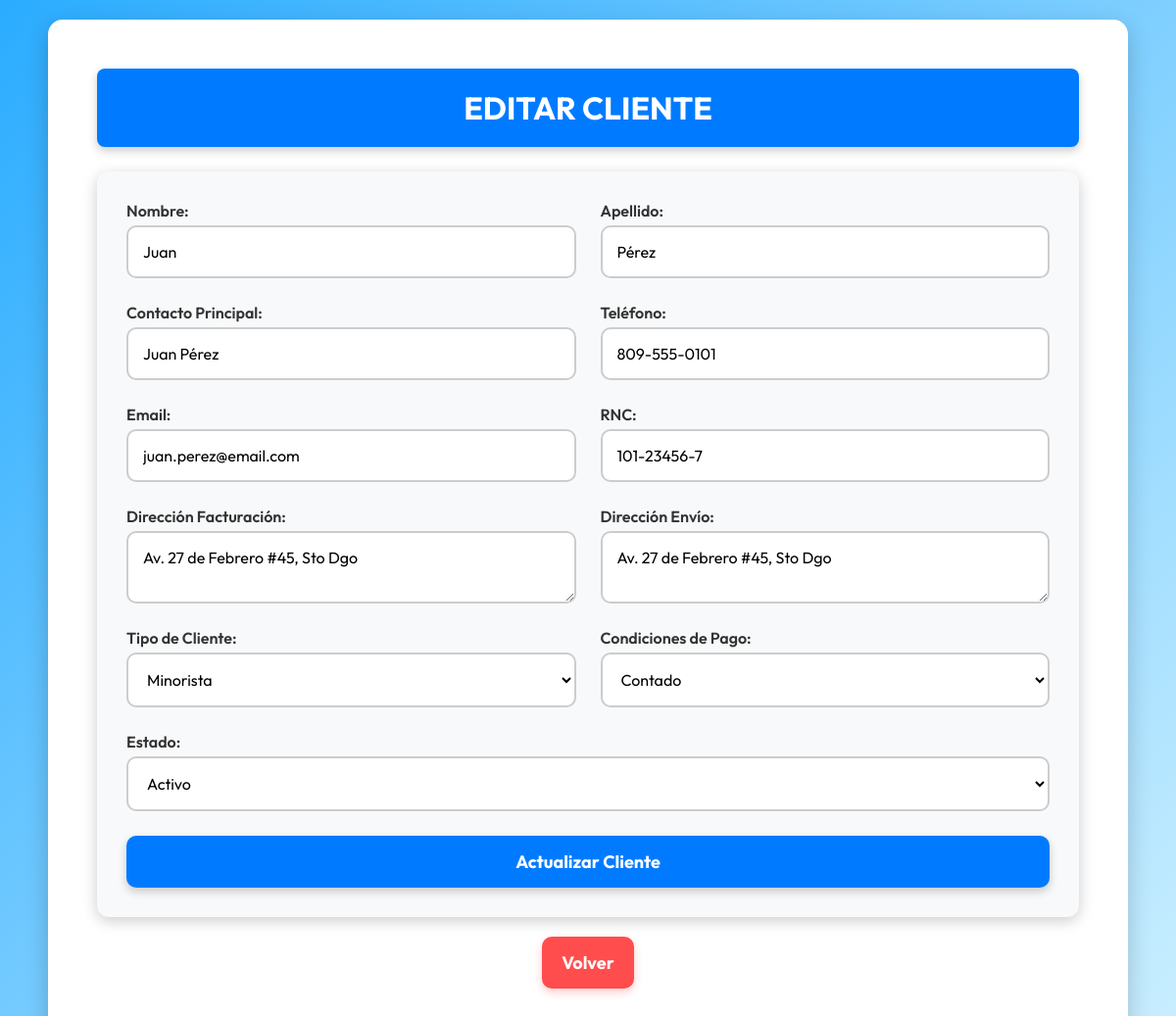
Page /Cliente/editar.php?id=1 on the committed database.
### tables this page shows
CREATE TABLE `clientes` (
  `id` int(11) NOT NULL AUTO_INCREMENT,
  `nombre` varchar(100) NOT NULL,
  `apellido` varchar(100) NOT NULL,
  `contacto` varchar(100) DEFAULT NULL,
  `telefono` varchar(30) DEFAULT NULL,
  `email` varchar(100) DEFAULT NULL,
  `rnc` varchar(50) DEFAULT NULL,
  `direccion_facturacion` text DEFAULT NULL,
  `direccion_envio` text DEFAULT NULL,
  `tipo_cliente` varchar(50) NOT NULL DEFAULT 'Minorista',
  `condiciones_pago` varchar(50) DEFAULT 'Contado',
  `estado` varchar(20) NOT NULL DEFAULT 'Activo',
  PRIMARY KEY (`id`)
);

### Cliente/editar.php (the view, shortened to what this page needs)
<?php
include "../config/conexion.php";
$id = $_GET["id"];
$sql = "SELECT * FROM clientes WHERE id = $id";
$res = $conn->query($sql);
$fila = $res->fetch_assoc();
?>
<!DOCTYPE html>
<html lang="es">
<head>
    <link rel="stylesheet" href="estilosss.css">
<body>
<div class="container">
    <h1>Editar Cliente</h1>
    <form action="actualizar.php" method="POST">
        <div class="form-row">
            <div class="form-group">
                <label>Nombre:</label>
                <input type="text" name="nombre" value="<?php echo $fila["nombre"]; ?>">
            </div>
            <div class="form-group">
                <label>Apellido:</label>
                <input type="text" name="apellido" value="<?php echo $fila["apellido"]; ?>">
            </div>
        </div>
        <div class="form-row">
            <div class="form-group">
                <label>Contacto Principal:</label>
                <input type="text" name="contacto" value="<?php echo $fila["contacto"]; ?>">
            </div>
            <div class="form-group">
                <label>Teléfono:</label>
                <input type="text" name="telefono" value="<?php echo $fila["telefono"]; ?>">
            </div>
        </div>
        <div class="form-row">
            <div class="form-group">
                <label>Email:</label>
                <input type="email" name="email" value="<?php echo $fila["email"]; ?>">
            </div>
            <div class="form-group">
                <label>RNC:</label>
                <input type="text" name="rnc" value="<?php echo $fila["rnc"]; ?>">
            </div>
        </div>
        <div class="form-row">
            <div class="form-group">
                <label>Dirección Facturación:</label>
                <textarea name="direccion_facturacion"><?php echo $fila["direccion_facturacion"]; ?></textarea>
            </div>
            <div class="form-group">
                <label>Dirección Envío:</label>
                <textarea name="direccion_envio"><?php echo $fila["direccion_envio"]; ?></textarea>
            </div>
        </div>
        <div class="form-row">
            <div class="form-group">
                <label>Tipo de Cliente:</label>
                <select name="tipo_cliente">
                    <option value="Minorista">Minorista</option>
                </select>
            </div>
            <div class="form-group">
                <label>Condiciones de Pago:</label>
                <select name="condiciones_pago">
                    <option value="Contado">Contado</option>
                </select>
            </div>
        </div>
        <div class="form-row">
            <div class="form-group">
                <label>Estado:</label>
                <select name="estado">
                    <option value="Activo">Activo</option>
                </select>
            </div>
        </div>
        <button type="submit">Actualizar Cliente</button>
    </form>
    <a href="listar.php" class="back-button">Volver</a>
</div>
</body>
</html>

### Cliente/estilosss.css (style rules this page uses)
* { margin: 0; padding: 0; box-sizing: border-box; font-family: 'Outfit', sans-serif; }
body { background: linear-gradient(135deg, #2bacff, #cdf0ff); display: flex; flex-direction: column; align-items: center; min-height: 100vh; padding: 20px; animation: fadeIn 0.5s ease-in-out; }
.container { background: #ffffff; padding: 50px; border-radius: 15px; box-shadow: 0 8px 25px rgba(0, 0, 0, 0.2); width: 95%; max-width: 1200px; text-align: center; animation: fadeIn 0.8s ease-in-out; margin-bottom: 30px; }
h1, h2 { display: block; width: 100%; background: #007bff; color: #ffffff; font-size: 32px; font-weight: bold; text-transform: uppercase; padding: 20px; border-radius: 8px; box-shadow: 0px 4px 10px rgba(0, 0, 0, 0.2); margin: 0 auto 25px auto; text-align: center; }
form { display: flex; flex-direction: column; gap: 25px; background: #f8f9fa; padding: 30px; border-radius: 12px; box-shadow: 0px 4px 15px rgba(0, 0, 0, 0.2); transition: 0.3s; }
.form-row { display: flex; gap: 25px; justify-content: space-between; flex-wrap: wrap; }
.form-group { flex: 1; display: flex; flex-direction: column; text-align: left; }
label { font-weight: 600; margin-bottom: 5px; color: #333; font-size: 16px; }
input, textarea, select { width: 100%; padding: 15px; border: 2px solid #ccc; border-radius: 10px; font-size: 16px; transition: all 0.3s ease-in-out; background: #ffffff; }
button { background: #007bff; color: #ffffff; padding: 15px; border: none; border-radius: 10px; font-size: 18px; cursor: pointer; transition: all 0.3s ease; font-weight: bold; box-shadow: 0px 4px 10px rgba(0, 0, 0, 0.2); }
.back-button { display: inline-block; font-size: 18px; padding: 15px 20px; background: #ff4d4d; color: #ffffff; text-decoration: none; border-radius: 10px; transition: 0.3s; margin-top: 20px; font-weight: bold; box-shadow: 0px 4px 10px rgba(255, 0, 0, 0.2); }

### rows in the picture
clientes: nombre "Juan", apellido "Pérez", contacto "Juan Pérez", telefono "809-555-0101", email "juan.perez@email.com", rnc "101-23456-7", direccion_facturacion "Av. 27 de Febrero #45, Sto Dgo", direccion_envio "Av. 27 de Febrero #45, Sto Dgo"
